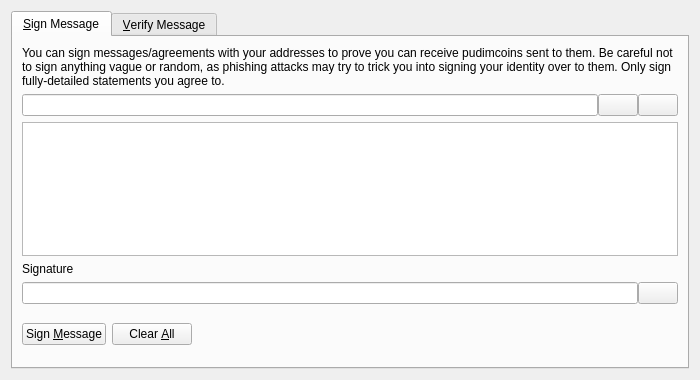
<?xml version="1.0" encoding="UTF-8"?>
<ui version="4.0">
 <class>SignVerifyMessageDialog</class>
 <widget class="QDialog" name="SignVerifyMessageDialog">
  <property name="geometry">
   <rect>
    <x>0</x>
    <y>0</y>
    <width>700</width>
    <height>380</height>
   </rect>
  </property>
  <property name="windowTitle">
   <string>Signatures - Sign / Verify a Message</string>
  </property>
  <property name="modal">
   <bool>true</bool>
  </property>
  <layout class="QVBoxLayout" name="verticalLayout">
   <item>
    <widget class="QTabWidget" name="tabWidget">
     <property name="currentIndex">
      <number>0</number>
     </property>
     <widget class="QWidget" name="tabSignMessage">
      <attribute name="title">
       <string>&amp;Sign Message</string>
      </attribute>
      <layout class="QVBoxLayout" name="verticalLayout_SM">
       <item>
        <widget class="QLabel" name="infoLabel_SM">
         <property name="text">
          <string>You can sign messages/agreements with your addresses to prove you can receive pudimcoins sent to them. Be careful not to sign anything vague or random, as phishing attacks may try to trick you into signing your identity over to them. Only sign fully-detailed statements you agree to.</string>
         </property>
         <property name="textFormat">
          <enum>Qt::PlainText</enum>
         </property>
         <property name="wordWrap">
          <bool>true</bool>
         </property>
        </widget>
       </item>
       <item>
        <layout class="QHBoxLayout" name="horizontalLayout_1_SM">
         <property name="spacing">
          <number>0</number>
         </property>
         <item>
          <widget class="QValidatedLineEdit" name="addressIn_SM">
           <property name="toolTip">
            <string>The Pudimcoin address to sign the message with</string>
           </property>
          </widget>
         </item>
         <item>
          <widget class="QPushButton" name="addressBookButton_SM">
           <property name="toolTip">
            <string>Choose previously used address</string>
           </property>
           <property name="text">
            <string/>
           </property>
           <property name="icon">
            <iconset resource="../bitcoin.qrc">
             <normaloff>:/icons/address-book</normaloff>:/icons/address-book</iconset>
           </property>
           <property name="shortcut">
            <string>Alt+A</string>
           </property>
           <property name="autoDefault">
            <bool>false</bool>
           </property>
          </widget>
         </item>
         <item>
          <widget class="QPushButton" name="pasteButton_SM">
           <property name="toolTip">
            <string>Paste address from clipboard</string>
           </property>
           <property name="text">
            <string/>
           </property>
           <property name="icon">
            <iconset resource="../bitcoin.qrc">
             <normaloff>:/icons/editpaste</normaloff>:/icons/editpaste</iconset>
           </property>
           <property name="shortcut">
            <string>Alt+P</string>
           </property>
           <property name="autoDefault">
            <bool>false</bool>
           </property>
          </widget>
         </item>
        </layout>
       </item>
       <item>
        <widget class="QPlainTextEdit" name="messageIn_SM">
         <property name="toolTip">
          <string>Enter the message you want to sign here</string>
         </property>
        </widget>
       </item>
       <item>
        <widget class="QLabel" name="signatureLabel_SM">
         <property name="text">
          <string>Signature</string>
         </property>
         <property name="textFormat">
          <enum>Qt::PlainText</enum>
         </property>
        </widget>
       </item>
       <item>
        <layout class="QHBoxLayout" name="horizontalLayout_2_SM">
         <property name="spacing">
          <number>0</number>
         </property>
         <item>
          <widget class="QLineEdit" name="signatureOut_SM">
           <property name="font">
            <font>
             <italic>true</italic>
            </font>
           </property>
           <property name="readOnly">
            <bool>true</bool>
           </property>
          </widget>
         </item>
         <item>
          <widget class="QPushButton" name="copySignatureButton_SM">
           <property name="toolTip">
            <string>Copy the current signature to the system clipboard</string>
           </property>
           <property name="text">
            <string/>
           </property>
           <property name="icon">
            <iconset resource="../bitcoin.qrc">
             <normaloff>:/icons/editcopy</normaloff>:/icons/editcopy</iconset>
           </property>
           <property name="autoDefault">
            <bool>false</bool>
           </property>
          </widget>
         </item>
        </layout>
       </item>
       <item>
        <layout class="QHBoxLayout" name="horizontalLayout_3_SM">
         <item>
          <widget class="QPushButton" name="signMessageButton_SM">
           <property name="toolTip">
            <string>Sign the message to prove you own this Pudimcoin address</string>
           </property>
           <property name="text">
            <string>Sign &amp;Message</string>
           </property>
           <property name="icon">
            <iconset resource="../bitcoin.qrc">
             <normaloff>:/icons/edit</normaloff>:/icons/edit</iconset>
           </property>
           <property name="autoDefault">
            <bool>false</bool>
           </property>
          </widget>
         </item>
         <item>
          <widget class="QPushButton" name="clearButton_SM">
           <property name="toolTip">
            <string>Reset all sign message fields</string>
           </property>
           <property name="text">
            <string>Clear &amp;All</string>
           </property>
           <property name="icon">
            <iconset resource="../bitcoin.qrc">
             <normaloff>:/icons/remove</normaloff>:/icons/remove</iconset>
           </property>
           <property name="autoDefault">
            <bool>false</bool>
           </property>
          </widget>
         </item>
         <item>
          <spacer name="horizontalSpacer_1_SM">
           <property name="orientation">
            <enum>Qt::Horizontal</enum>
           </property>
           <property name="sizeHint" stdset="0">
            <size>
             <width>40</width>
             <height>48</height>
            </size>
           </property>
          </spacer>
         </item>
         <item>
          <widget class="QLabel" name="statusLabel_SM">
           <property name="font">
            <font>
             <weight>75</weight>
             <bold>true</bold>
            </font>
           </property>
           <property name="text">
            <string/>
           </property>
           <property name="wordWrap">
            <bool>true</bool>
           </property>
          </widget>
         </item>
         <item>
          <spacer name="horizontalSpacer_2_SM">
           <property name="orientation">
            <enum>Qt::Horizontal</enum>
           </property>
           <property name="sizeHint" stdset="0">
            <size>
             <width>40</width>
             <height>48</height>
            </size>
           </property>
          </spacer>
         </item>
        </layout>
       </item>
      </layout>
     </widget>
     <widget class="QWidget" name="tabVerifyMessage">
      <attribute name="title">
       <string>&amp;Verify Message</string>
      </attribute>
      <layout class="QVBoxLayout" name="verticalLayout_VM">
       <item>
        <widget class="QLabel" name="infoLabel_VM">
         <property name="text">
          <string>Enter the receiver's address, message (ensure you copy line breaks, spaces, tabs, etc. exactly) and signature below to verify the message. Be careful not to read more into the signature than what is in the signed message itself, to avoid being tricked by a man-in-the-middle attack. Note that this only proves the signing party receives with the address, it cannot prove sendership of any transaction!</string>
         </property>
         <property name="textFormat">
          <enum>Qt::PlainText</enum>
         </property>
         <property name="alignment">
          <set>Qt::AlignLeading|Qt::AlignLeft|Qt::AlignTop</set>
         </property>
         <property name="wordWrap">
          <bool>true</bool>
         </property>
        </widget>
       </item>
       <item>
        <layout class="QHBoxLayout" name="horizontalLayout_1_VM">
         <property name="spacing">
          <number>0</number>
         </property>
         <item>
          <widget class="QValidatedLineEdit" name="addressIn_VM">
           <property name="toolTip">
            <string>The Pudimcoin address the message was signed with</string>
           </property>
          </widget>
         </item>
         <item>
          <widget class="QPushButton" name="addressBookButton_VM">
           <property name="toolTip">
            <string>Choose previously used address</string>
           </property>
           <property name="text">
            <string/>
           </property>
           <property name="icon">
            <iconset resource="../bitcoin.qrc">
             <normaloff>:/icons/address-book</normaloff>:/icons/address-book</iconset>
           </property>
           <property name="shortcut">
            <string>Alt+A</string>
           </property>
           <property name="autoDefault">
            <bool>false</bool>
           </property>
          </widget>
         </item>
        </layout>
       </item>
       <item>
        <widget class="QPlainTextEdit" name="messageIn_VM"/>
       </item>
       <item>
        <widget class="QValidatedLineEdit" name="signatureIn_VM"/>
       </item>
       <item>
        <layout class="QHBoxLayout" name="horizontalLayout_2_VM">
         <item>
          <widget class="QPushButton" name="verifyMessageButton_VM">
           <property name="toolTip">
            <string>Verify the message to ensure it was signed with the specified Pudimcoin address</string>
           </property>
           <property name="text">
            <string>Verify &amp;Message</string>
           </property>
           <property name="icon">
            <iconset resource="../bitcoin.qrc">
             <normaloff>:/icons/transaction_0</normaloff>:/icons/transaction_0</iconset>
           </property>
           <property name="autoDefault">
            <bool>false</bool>
           </property>
          </widget>
         </item>
         <item>
          <widget class="QPushButton" name="clearButton_VM">
           <property name="toolTip">
            <string>Reset all verify message fields</string>
           </property>
           <property name="text">
            <string>Clear &amp;All</string>
           </property>
           <property name="icon">
            <iconset resource="../bitcoin.qrc">
             <normaloff>:/icons/remove</normaloff>:/icons/remove</iconset>
           </property>
           <property name="autoDefault">
            <bool>false</bool>
           </property>
          </widget>
         </item>
         <item>
          <spacer name="horizontalSpacer_1_VM">
           <property name="orientation">
            <enum>Qt::Horizontal</enum>
           </property>
           <property name="sizeHint" stdset="0">
            <size>
             <width>40</width>
             <height>48</height>
            </size>
           </property>
          </spacer>
         </item>
         <item>
          <widget class="QLabel" name="statusLabel_VM">
           <property name="font">
            <font>
             <weight>75</weight>
             <bold>true</bold>
            </font>
           </property>
           <property name="text">
            <string/>
           </property>
           <property name="wordWrap">
            <bool>true</bool>
           </property>
          </widget>
         </item>
         <item>
          <spacer name="horizontalSpacer_2_VM">
           <property name="orientation">
            <enum>Qt::Horizontal</enum>
           </property>
           <property name="sizeHint" stdset="0">
            <size>
             <width>40</width>
             <height>48</height>
            </size>
           </property>
          </spacer>
         </item>
        </layout>
       </item>
      </layout>
     </widget>
    </widget>
   </item>
  </layout>
 </widget>
 <customwidgets>
  <customwidget>
   <class>QValidatedLineEdit</class>
   <extends>QLineEdit</extends>
   <header>qt/qvalidatedlineedit.h</header>
  </customwidget>
 </customwidgets>
 <resources>
  <include location="../bitcoin.qrc"/>
 </resources>
 <connections/>
</ui>
